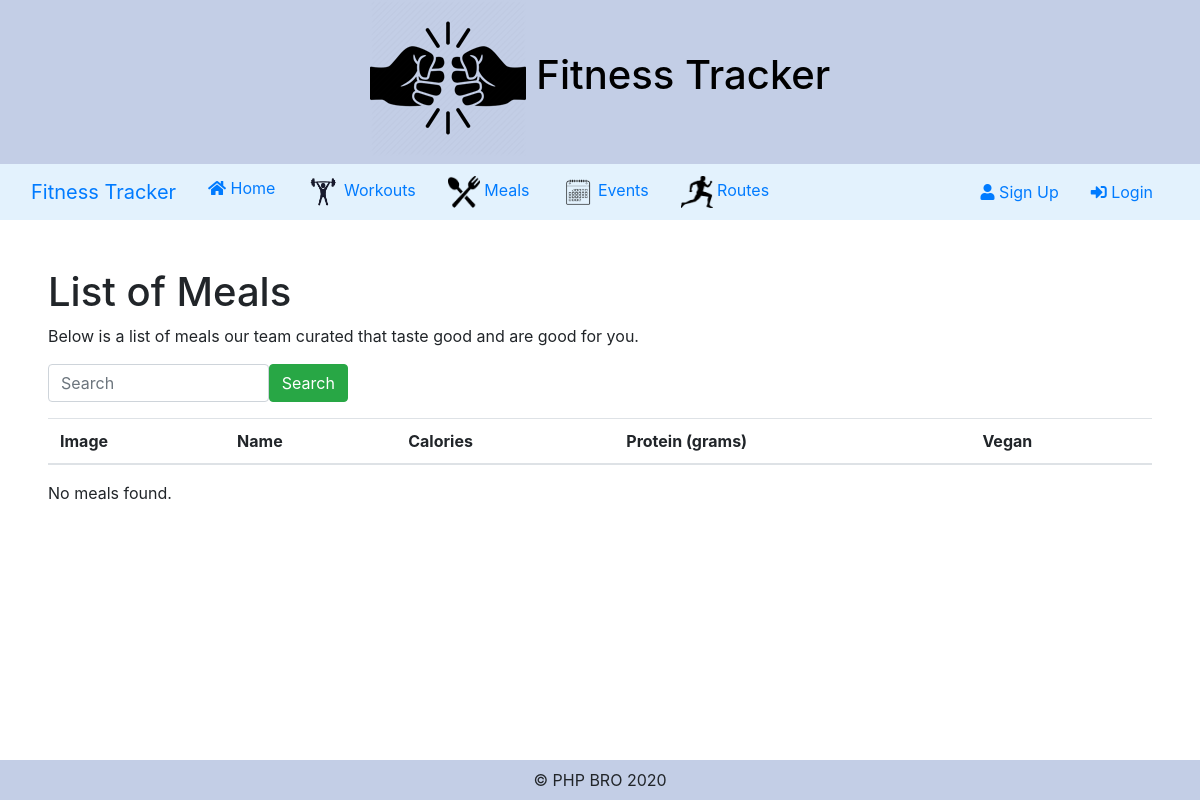
Before: /views/Meal/List.php with the older database file.
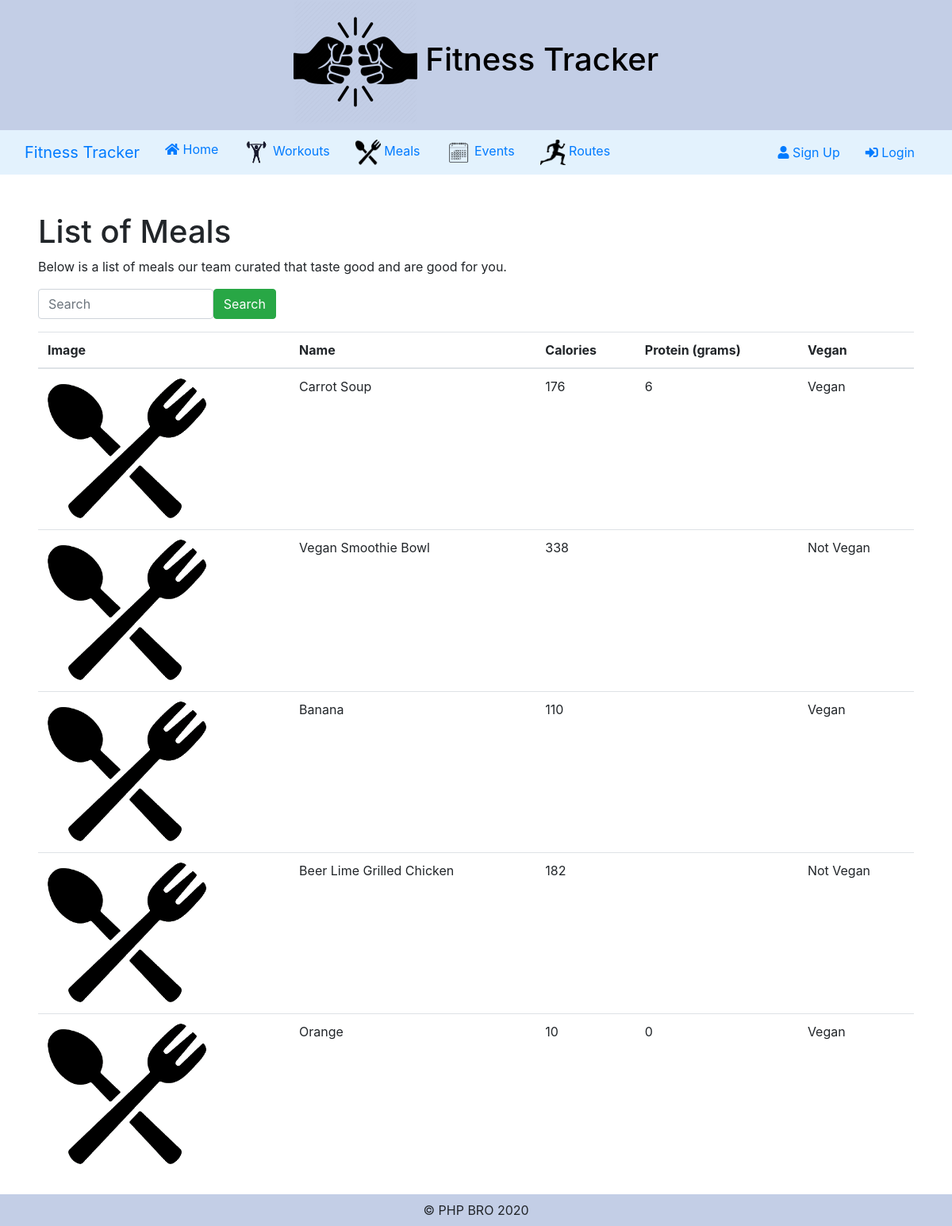
After: the same page with the newer database file.
### tables this page shows
CREATE TABLE `meals` (
  `id` int(11) NOT NULL,
  `name` varchar(255) NOT NULL,
  `image_ext` varchar(255) DEFAULT NULL,
  `calories` int(11) DEFAULT NULL,
  `protein` int(11) DEFAULT NULL,
  `prep_time` int(11) DEFAULT NULL,
  `is_vegan` tinyint(1) NOT NULL,
  `description` varchar(1024) DEFAULT NULL,
  `url` varchar(255) DEFAULT NULL
);

### models/Meal.php (called while the page is built, shortened)
<?php
class Meal implements Feature
{
    public function GetAll($dbcon)
    {
        $sql = "SELECT * FROM meals";
        $pdostm =  $dbcon->prepare($sql);
        $pdostm->execute();
        $meals = $pdostm->fetchAll(\PDO::FETCH_ASSOC);
        return $meals;
    }
}

### views/Meal/List.php (the view, shortened to what this page needs)
<?php
require_once '../../includes/Database.php';
require_once '../../models/Meal.php';
$dbcon = Database::GetDb();
$mealObject = new Meal();
$meals =  $mealObject->GetAll($dbcon);
?>
<?php
require_once "../Master/header.php";
?>
<div class="p-5">
    <h1>List of Meals</h1>
    <p>Below is a list of meals our team curated that taste good and are good for you.</p>
    <form action="" method="GET" class="meal-search">
        <input type="text" class="form-control" name="search" placeholder="Search" style="width: 20%" <?php if (isset($_GET["search"])) { ?> value="<?= $_GET["search"] ?>" <?php } ?>>
        <button type="submit" class="btn btn-success">Search</button>
    </form>
    <div class="table-responsive">
        <table class="table table-hover">
            <thead>
                <th>Image</th>
                <th>Name</th>
                <th>Calories</th>
                <th>Protein (grams)</th>
                <th>Vegan</th>
            </thead>
            <tbody>
                <?php
                foreach ($meals as $m) {
                    echo "<tr onclick=\"window.location.href = 'Details.php?id=" . $m["id"] . "'\" style=\"cursor:pointer;\">";
                    if ($m["image_ext"] == "") {
                        echo "<td><img src=\"../../img/mealsIcon.png\" alt=\"default meal image\" style=\"width:200px;\"></td>";
                    } else {
                        echo "<td><img src=\"" . $m["image_ext"] . "\" alt=\"meal image\" style=\"width:200px;\"></td>";
                    }
                    echo "<td>" . $m["name"] . "</td>";
                    echo "<td>" . $m["calories"] . "</td>";
                    echo "<td>" . $m["protein"] . "</td>";
                    if ($m["is_vegan"] == 0) {
                        echo "<td>Not Vegan</td>";
                    } else {
                        echo "<td>Vegan</td>";
                    }
                    echo "</tr>";
                }
                ?>
            </tbody>
        </table>
        <?php if (empty($meals)) { ?>
            <p>No meals found.</p>
        <?php } ?>
    </div>
</div>
<?php
require_once "../Master/footer.php";
?>

### views/Master/header.php (shortened to what this page needs)
<html>
<head>
    <link rel="stylesheet" href="https://use.fontawesome.com/releases/v5.7.0/css/all.css">
    <link rel="stylesheet" href="https://maxcdn.bootstrapcdn.com/bootstrap/4.4.1/css/bootstrap.min.css">
    <link href="../../styles/style.css" rel="stylesheet" />
</head>
<body>
    <div class="headerTitle">
        <h1>
            <a href="../../views/Home/Index.php">
                <img src="../../img/logo.png" alt="Logo">
                Fitness Tracker
            </a>
        </h1>
    </div>
    <nav class="navbar navbar-expand-lg sticky-top">
        <div class="container-fluid">
            <div class="navbar-header">
                <a class="navbar-brand" href="../../views/Home/Index.php">Fitness Tracker</a>
            </div>
            <ul class="nav navbar-nav mr-auto">
                <li class="active">
                    <a href="../../views/Home/Index.php">
                        <span class="fas fa-home"></span>
                        Home
                    </a>
                </li>
                <li>
                    <a href="../../views/Workout/listWorkouts.php">
                        <img src="../../img/exerciseIcon.png" alt="Workout Logo">
                        Workouts
                    </a>
                </li>
                <li>
                    <a href="../../views/Meal/List.php">
                        <img src="../../img/mealsIcon.png" alt="Meals Logo">
                        Meals
                    </a>
                </li>
                <li>
                    <a href="../Event/List.php">
                        <img src="../../img/eventsCalendarIcon.png" alt="Events Logo">
                        Events
                    </a>
                </li>
                <li>
                    <a href="../Route/List.php">
                        <img src="../../img/routePlannerLogo.png" alt="Route Planner Logo">
                        Routes
                    </a>
                </li>
            </ul>
            <?php
            if (isset($_SESSION["id"])) {
            ?>
                <ul class="nav navbar-nav navbar-right">
                    <li>
                        <a href="../Findabro/List.php">
                            <img src="../../img/logo.png" alt="Find a Bro Logo">
                            Find A BRO
                        </a>
                    </li>
                    <li class="dropdown">
                        <a class="dropdown-toggle" data-toggle="dropdown" href="#">
                            <img src="../../img/accountIcon.png" alt="Account Logo">
                            <?= $_SESSION["username"] ?>
                        </a>
                        <ul class="dropdown-menu">
                            <li><a href="../../views/StatusAccount/Details.php">Account Details</a></li>
                            <li><a href="#">My Planner</a></li>
                            <li><a href="#">Log my workouts</a></li>
                            <li><a href="#">Log my meals</a></li>
                            <li><a href="../../views/Goal/List.php">Goals</a></li>
                            <li><a href="../../views/Login/Logout.php">Log out</a></li>
                        </ul>
                    </li>
                </ul>
            <?php
            }
            else {
            ?>
                <ul class='nav navbar-nav navbar-right'>
                    <li><a href='../StatusAccount/Add.php'><span class='fas fa-user'></span> Sign Up</a></li>
                    <li><a href='../../views/Login/Login.php'><span class='fas fa-sign-in-alt'></span> Login</a></li>
                </ul>
            <?php
            }
            ?>
        </div>
    </nav>
    <body>

### views/Master/footer.php
</body>
<footer class="fixed-bottom">
    <div class="footerContainer">
    &copy; PHP BRO 2020
    </div>
</footer>
</html>

### styles/style.css (style rules this page uses)
img { max-width: 100%; max-height: 100%; }
.navbar { background-color: #e3f2fd; }
.navbar-nav { flex-direction: row; }
.navbar-nav li { margin-right: 1em; margin-left: 1em; }
.navbar-nav li a { height: 4em; }
li a img { height: 2em; width: 2em; }
.headerTitle { display: flex; justify-content: center; text-decoration: none; background-color: #C3CEE6; color: white; }
.headerTitle a { color: black; text-decoration: none; }
.footerContainer { display: flex; justify-content: center; background-color: #C3CEE6; padding: 0.5em; }
.meal-search { display: flex; flex-direction: row; }

Changed rows visible on the page:
added meals: name "Carrot Soup", calories "176", protein "6", is_vegan "Vegan"
added meals: name "Vegan Smoothie Bowl", calories "338", is_vegan "Not Vegan"
added meals: name "Banana", calories "110", is_vegan "Vegan"
added meals: name "Beer Lime Grilled Chicken", calories "182", is_vegan "Not Vegan"
added meals: name "Orange", calories "10", protein "0", is_vegan "Vegan"
Other visible differences:
text no longer shown: "No meals found."
